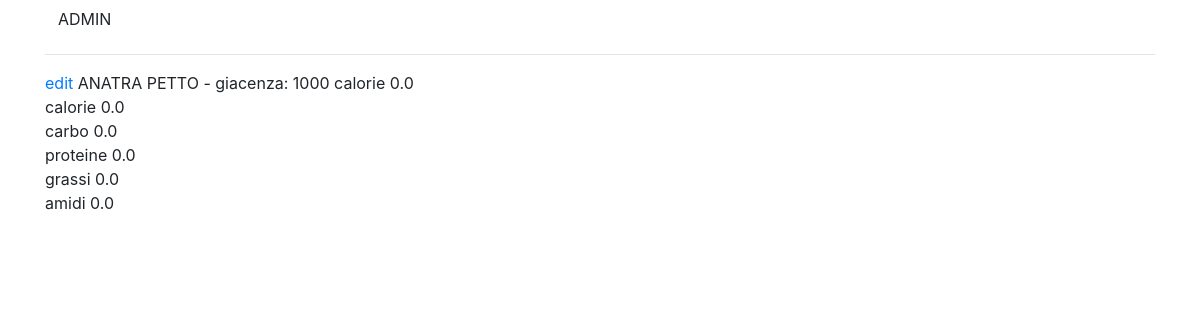
The app's page /cousine/ingredients/337/ with its own data.
### cousine/models.py (models this page shows, shortened)
class Ingredient(models.Model):
    name = models.CharField(max_length=100)
    category = models.ForeignKey(Category, on_delete=models.CASCADE)
    nutritional = models.OneToOneField(Nutritionals,  on_delete=models.CASCADE, null=True, blank=True)
    class meta:
        ordering = ["name"]
    @property
    def get_giacenza(self):
        return 1000

class Nutritionals(models.Model):
    calories = models.FloatField()
    carbohydrates = models.FloatField()
    proteins = models.FloatField()
    fat = models.FloatField()
    starch = models.FloatField()

### cousine/views.py (the view)
# urls.py: path('ingredients/<int:pk>/', views.ingredientDetalilview, name='ingredient-detail'),
def ingredientDetalilview(request, pk):
    ingredient = Ingredient.objects.get(id=pk)
    context = {'object': ingredient}
    return render(request, 'cousine/ingredient_detail.html', context)

### cousine/templates/cousine/ingredient_detail.html
{% extends "base.html" %}
{% block content %}
    <a href="{% url 'ingredient-edit' object.id %}">edit</a>
{{ object.name }} - giacenza: {{ object.get_giacenza }}
calorie {{ object.nutritional.calories }}<br>
    calorie {{ object.nutritional.calories }}<br>
    carbo {{ object.nutritional.carbohydrates }}<br>
    proteine {{ object.nutritional.proteins }}<br>
    grassi {{ object.nutritional.fat}}<br>
    amidi {{ object.nutritional.starch }}<br>
{% endblock content %}

### records on screen
Ingredient: name "ANATRA PETTO", get_giacenza "1000", nutritional.calories "0.0", nutritional.carbohydrates "0.0", nutritional.proteins "0.0", nutritional.fat "0.0", nutritional.starch "0.0"
